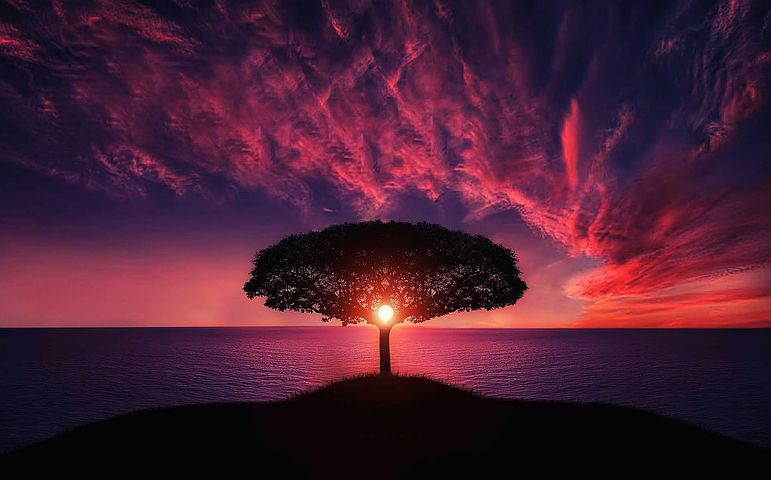
#> input picture tree.jpg, 771 x 480 px
$ python test_REV00.py
#> lines starting #> are read from the running program, lines starting #| are printed output that depends on the picture
#!/usr/bin/python3

# divide screen in zones

# Image path, number of rows and number of columns should be provided as an arguments
import cv2
import os

font = cv2.FONT_HERSHEY_SIMPLEX

if not os.path.exists('patches'):
    os.makedirs('patches')

nRows = 2 # Number of rows
mCols = 2 # Number of columns

img = cv2.imread('tree.jpg') # Reading image
#> img is the input picture: shape (480, 771, 3); mean B, G, R 51.3, 30.4, 73.7

cv2.imshow('tree.jpg',img) # Print img

# Dimensions of the image
sizeX = img.shape[1]
#> sizeX = 771
sizeY = img.shape[0]
#> sizeY = 480

print(img.shape)
#| (480, 771, 3)
i = 10

for i in range(0,nRows):
    for j in range(0, mCols):
        roi = img[int(i*sizeY/nRows):int(i*sizeY/nRows + sizeY/nRows),int(j*sizeX/mCols):int(j*sizeX/mCols+sizeX/mCols)]

        flag = False
        while not flag:
            shift = int(input("Please enter a number in the range [1,4]: "))
            if shift in range(1, 5):
                flag = True
                print(int(shift))
            else:
                print('Value outside range [1,4]. Try again')
        text = str(shift)

        roi = cv2.putText(roi, text, (50, 50), font, 1, (0, 255, 0), 1, cv2.LINE_AA)
        cv2.imshow('rois'+str(i)+str(j), roi)
        cv2.imwrite('patches/patch_'+str(i)+str(j)+".jpg", roi)
#> this loop made 2 passes; the answer given on pass 1: 1
#> pass 1, `cv2.imshow('rois'+str(i)+str(j), roi)`:
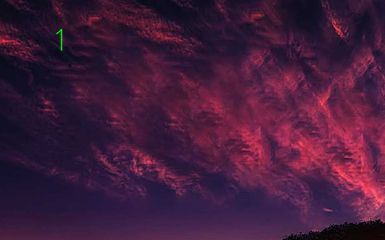
#> window 'rois00': shape (240, 385, 3); mean B, G, R 59.3, 28.3, 67.2
#> pass 1, `cv2.imshow('rois'+str(i)+str(j), roi)`:
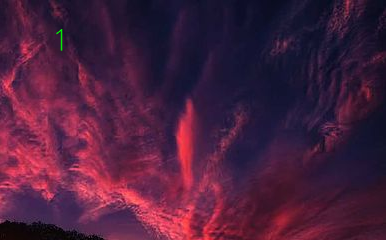
#> window 'rois01': shape (240, 386, 3); mean B, G, R 60.9, 30.8, 73.8
#> pass 2, `cv2.imshow('rois'+str(i)+str(j), roi)`:
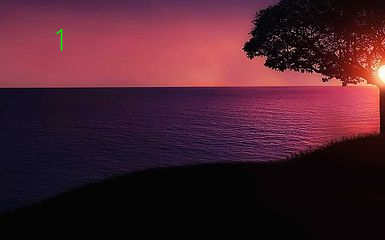
#> window 'rois10': shape (240, 385, 3); mean B, G, R 45.1, 32.3, 74.2
#> pass 2, `cv2.imshow('rois'+str(i)+str(j), roi)`:
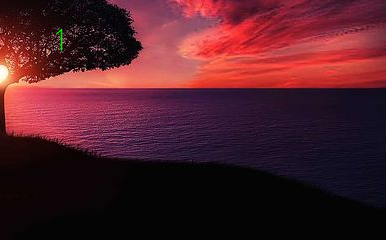
#> window 'rois11': shape (240, 386, 3); mean B, G, R 39.9, 30.6, 79.4

cv2.waitKey(0)
cv2.destroyAllWindows()
